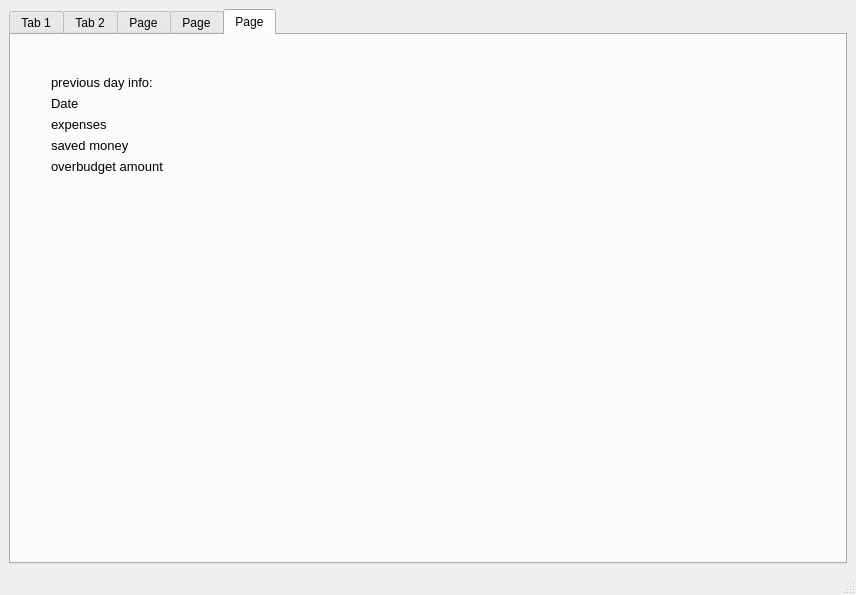
<?xml version="1.0" encoding="UTF-8"?>
<ui version="4.0">
 <class>MainWindow</class>
 <widget class="QMainWindow" name="MainWindow">
  <property name="geometry">
   <rect>
    <x>0</x>
    <y>0</y>
    <width>856</width>
    <height>595</height>
   </rect>
  </property>
  <property name="windowTitle">
   <string>MainWindow</string>
  </property>
  <widget class="QWidget" name="centralwidget">
   <layout class="QHBoxLayout" name="horizontalLayout">
    <item>
     <widget class="QTabWidget" name="tabWidget">
      <property name="currentIndex">
       <number>4</number>
      </property>
      <widget class="QWidget" name="tab">
       <attribute name="title">
        <string>Tab 1</string>
       </attribute>
       <layout class="QVBoxLayout" name="verticalLayout_3">
        <item>
         <layout class="QGridLayout" name="gridLayout">
          <item row="0" column="2">
           <widget class="QPushButton" name="pushButton">
            <property name="text">
             <string>Daily</string>
            </property>
           </widget>
          </item>
          <item row="0" column="1">
           <widget class="QPushButton" name="pushButton_2">
            <property name="text">
             <string>Weekly</string>
            </property>
           </widget>
          </item>
          <item row="0" column="0">
           <widget class="QPushButton" name="pushButton_3">
            <property name="text">
             <string>Monthly</string>
            </property>
           </widget>
          </item>
         </layout>
        </item>
        <item>
         <widget class="QLabel" name="label">
          <property name="font">
           <font>
            <family>MV Boli</family>
            <pointsize>10</pointsize>
           </font>
          </property>
          <property name="text">
           <string>This application is designed for managing your expenses in diffrent perpotions of time : month , week , day. </string>
          </property>
         </widget>
        </item>
        <item>
         <widget class="QLabel" name="label_2">
          <property name="font">
           <font>
            <family>MV Boli</family>
            <pointsize>10</pointsize>
           </font>
          </property>
          <property name="text">
           <string>1- First you can insert you salary and costs in a month and manage the amount of money you spend for each category in a month.</string>
          </property>
         </widget>
        </item>
        <item>
         <widget class="QLabel" name="label_3">
          <property name="font">
           <font>
            <family>MV Boli</family>
            <pointsize>10</pointsize>
           </font>
          </property>
          <property name="text">
           <string>2- In week section you can make smaller goal for your finance based on the plans you made in month section.</string>
          </property>
         </widget>
        </item>
        <item>
         <widget class="QLabel" name="label_4">
          <property name="font">
           <font>
            <family>MV Boli</family>
            <pointsize>10</pointsize>
           </font>
          </property>
          <property name="text">
           <string>3- for making sure that you are in right path you can track your expenses daily</string>
          </property>
         </widget>
        </item>
       </layout>
      </widget>
      <widget class="QWidget" name="tab_2">
       <attribute name="title">
        <string>Tab 2</string>
       </attribute>
       <layout class="QVBoxLayout" name="verticalLayout_2">
        <item>
         <layout class="QGridLayout" name="gridLayout_2">
          <item row="3" column="1">
           <widget class="QLineEdit" name="lineEdit_4"/>
          </item>
          <item row="4" column="1">
           <widget class="QLineEdit" name="lineEdit_5"/>
          </item>
          <item row="5" column="1">
           <widget class="QLineEdit" name="lineEdit_6"/>
          </item>
          <item row="2" column="1">
           <widget class="QLineEdit" name="lineEdit_3"/>
          </item>
          <item row="5" column="0">
           <widget class="QLabel" name="label_10">
            <property name="text">
             <string>Education</string>
            </property>
           </widget>
          </item>
          <item row="0" column="0">
           <widget class="QLabel" name="label_5">
            <property name="text">
             <string>Monthly salary</string>
            </property>
           </widget>
          </item>
          <item row="6" column="1">
           <widget class="QLineEdit" name="lineEdit_7"/>
          </item>
          <item row="7" column="0">
           <widget class="QLabel" name="label_12">
            <property name="text">
             <string>Tax</string>
            </property>
           </widget>
          </item>
          <item row="0" column="1">
           <widget class="QLineEdit" name="lineEdit"/>
          </item>
          <item row="7" column="1">
           <widget class="QLineEdit" name="lineEdit_8"/>
          </item>
          <item row="4" column="0">
           <widget class="QLabel" name="label_9">
            <property name="text">
             <string>Entertainment</string>
            </property>
           </widget>
          </item>
          <item row="6" column="0">
           <widget class="QLabel" name="label_11">
            <property name="text">
             <string>Network</string>
            </property>
           </widget>
          </item>
          <item row="8" column="0">
           <widget class="QLabel" name="label_13">
            <property name="text">
             <string>Accessories</string>
            </property>
           </widget>
          </item>
          <item row="1" column="1">
           <widget class="QLineEdit" name="lineEdit_2"/>
          </item>
          <item row="2" column="0">
           <widget class="QLabel" name="label_7">
            <property name="text">
             <string>Transportation</string>
            </property>
           </widget>
          </item>
          <item row="3" column="0">
           <widget class="QLabel" name="label_8">
            <property name="text">
             <string>Food</string>
            </property>
           </widget>
          </item>
          <item row="1" column="0">
           <widget class="QLabel" name="label_6">
            <property name="text">
             <string>Clothes</string>
            </property>
           </widget>
          </item>
          <item row="9" column="1">
           <widget class="QLineEdit" name="clothesLineEdit"/>
          </item>
          <item row="10" column="0">
           <widget class="QLabel" name="label_14">
            <property name="text">
             <string>Save</string>
            </property>
           </widget>
          </item>
          <item row="10" column="1">
           <widget class="QLineEdit" name="lineEdit_10"/>
          </item>
          <item row="8" column="1">
           <widget class="QLineEdit" name="lineEdit_9"/>
          </item>
          <item row="9" column="0">
           <widget class="QLabel" name="clothesLabel">
            <property name="text">
             <string>Extra</string>
            </property>
           </widget>
          </item>
          <item row="12" column="0">
           <widget class="QLabel" name="label_15">
            <property name="text">
             <string>Total costs</string>
            </property>
           </widget>
          </item>
          <item row="13" column="0">
           <widget class="QLabel" name="label_16">
            <property name="text">
             <string>Weekly expense</string>
            </property>
           </widget>
          </item>
          <item row="11" column="0" colspan="2">
           <widget class="QPushButton" name="pushButton_4">
            <property name="text">
             <string>Submit Expenses</string>
            </property>
           </widget>
          </item>
          <item row="12" column="1">
           <widget class="QLineEdit" name="lineEdit_11"/>
          </item>
          <item row="15" column="0" colspan="2">
           <widget class="QLabel" name="label_18">
            <property name="text">
             <string/>
            </property>
           </widget>
          </item>
          <item row="13" column="1">
           <widget class="QLineEdit" name="lineEdit_12"/>
          </item>
          <item row="14" column="0">
           <widget class="QLabel" name="label_17">
            <property name="text">
             <string>Daily expense</string>
            </property>
           </widget>
          </item>
          <item row="14" column="1">
           <widget class="QLineEdit" name="lineEdit_13"/>
          </item>
         </layout>
        </item>
       </layout>
      </widget>
      <widget class="QWidget" name="tab_3">
       <attribute name="title">
        <string>Page</string>
       </attribute>
       <widget class="QTableWidget" name="tableWidget">
        <property name="geometry">
         <rect>
          <x>80</x>
          <y>0</y>
          <width>641</width>
          <height>331</height>
         </rect>
        </property>
        <row>
         <property name="text">
          <string/>
         </property>
        </row>
        <row>
         <property name="text">
          <string>week1</string>
         </property>
        </row>
        <row>
         <property name="text">
          <string>week2</string>
         </property>
        </row>
        <row>
         <property name="text">
          <string>week3</string>
         </property>
        </row>
        <row>
         <property name="text">
          <string>week4</string>
         </property>
        </row>
        <column>
         <property name="text">
          <string>estimated expense</string>
         </property>
        </column>
        <column>
         <property name="text">
          <string>real expense</string>
         </property>
        </column>
        <column>
         <property name="text">
          <string>overbudget</string>
         </property>
        </column>
       </widget>
      </widget>
      <widget class="QWidget" name="tab_4">
       <attribute name="title">
        <string>Page</string>
       </attribute>
       <widget class="QWidget" name="layoutWidget_3">
        <property name="geometry">
         <rect>
          <x>0</x>
          <y>10</y>
          <width>806</width>
          <height>501</height>
         </rect>
        </property>
        <layout class="QGridLayout" name="gridLayout_3">
         <item row="5" column="0">
          <widget class="QLabel" name="label_19">
           <property name="text">
            <string>Education</string>
           </property>
          </widget>
         </item>
         <item row="0" column="0">
          <widget class="QLabel" name="label_20">
           <property name="text">
            <string>Daily estimated cost</string>
           </property>
          </widget>
         </item>
         <item row="7" column="0">
          <widget class="QLabel" name="label_21">
           <property name="text">
            <string>Tax</string>
           </property>
          </widget>
         </item>
         <item row="4" column="0">
          <widget class="QLabel" name="label_22">
           <property name="text">
            <string>Entertainment</string>
           </property>
          </widget>
         </item>
         <item row="6" column="0">
          <widget class="QLabel" name="label_23">
           <property name="text">
            <string>Network</string>
           </property>
          </widget>
         </item>
         <item row="8" column="0">
          <widget class="QLabel" name="label_24">
           <property name="text">
            <string>Accessories</string>
           </property>
          </widget>
         </item>
         <item row="2" column="0">
          <widget class="QLabel" name="label_25">
           <property name="text">
            <string>Transportation</string>
           </property>
          </widget>
         </item>
         <item row="3" column="0">
          <widget class="QLabel" name="label_26">
           <property name="text">
            <string>Food</string>
           </property>
          </widget>
         </item>
         <item row="1" column="0">
          <widget class="QLabel" name="label_27">
           <property name="text">
            <string>Clothes</string>
           </property>
          </widget>
         </item>
         <item row="12" column="0">
          <widget class="QLabel" name="label_29">
           <property name="text">
            <string>Total costs</string>
           </property>
          </widget>
         </item>
         <item row="9" column="0">
          <widget class="QLabel" name="clothesLabel_2">
           <property name="text">
            <string>Extra</string>
           </property>
          </widget>
         </item>
         <item row="10" column="0">
          <widget class="QLabel" name="label_28">
           <property name="text">
            <string>Save</string>
           </property>
          </widget>
         </item>
         <item row="11" column="0" colspan="3">
          <widget class="QPushButton" name="pushButton_5">
           <property name="text">
            <string>Submit Expenses</string>
           </property>
          </widget>
         </item>
         <item row="13" column="0">
          <widget class="QLabel" name="label_30">
           <property name="text">
            <string>Date</string>
           </property>
          </widget>
         </item>
         <item row="16" column="0" colspan="3">
          <widget class="QLabel" name="label_31">
           <property name="font">
            <font>
             <family>MV Boli</family>
             <pointsize>10</pointsize>
            </font>
           </property>
           <property name="text">
            <string>you can see the results of your one month of tracking your expenses , day by day in next page.</string>
           </property>
          </widget>
         </item>
         <item row="14" column="0">
          <widget class="QLabel" name="label_32">
           <property name="text">
            <string>Satisfaction level</string>
           </property>
          </widget>
         </item>
         <item row="15" column="0">
          <widget class="QLabel" name="label_33">
           <property name="text">
            <string>Overbudget</string>
           </property>
          </widget>
         </item>
         <item row="15" column="1" colspan="2">
          <widget class="QLineEdit" name="lineEdit_27"/>
         </item>
         <item row="13" column="1" colspan="2">
          <widget class="QDateEdit" name="dateEdit"/>
         </item>
         <item row="14" column="1" colspan="2">
          <widget class="QLineEdit" name="lineEdit_26"/>
         </item>
         <item row="12" column="1" colspan="2">
          <widget class="QLineEdit" name="lineEdit_24"/>
         </item>
         <item row="10" column="1" colspan="2">
          <widget class="QLineEdit" name="lineEdit_22"/>
         </item>
         <item row="9" column="1" colspan="2">
          <widget class="QLineEdit" name="clothesLineEdit_2"/>
         </item>
         <item row="8" column="1" colspan="2">
          <widget class="QLineEdit" name="lineEdit_23"/>
         </item>
         <item row="7" column="1" colspan="2">
          <widget class="QLineEdit" name="lineEdit_20"/>
         </item>
         <item row="6" column="1" colspan="2">
          <widget class="QLineEdit" name="lineEdit_18"/>
         </item>
         <item row="5" column="1" colspan="2">
          <widget class="QLineEdit" name="lineEdit_16"/>
         </item>
         <item row="4" column="1" colspan="2">
          <widget class="QLineEdit" name="lineEdit_15"/>
         </item>
         <item row="3" column="1" colspan="2">
          <widget class="QLineEdit" name="lineEdit_14"/>
         </item>
         <item row="2" column="1" colspan="2">
          <widget class="QLineEdit" name="lineEdit_17"/>
         </item>
         <item row="1" column="1" colspan="2">
          <widget class="QLineEdit" name="lineEdit_21"/>
         </item>
         <item row="0" column="1" colspan="2">
          <widget class="QLineEdit" name="lineEdit_19"/>
         </item>
        </layout>
       </widget>
      </widget>
      <widget class="QWidget" name="tab_5">
       <attribute name="title">
        <string>Page</string>
       </attribute>
       <widget class="QWidget" name="formLayoutWidget">
        <property name="geometry">
         <rect>
          <x>40</x>
          <y>40</y>
          <width>591</width>
          <height>411</height>
         </rect>
        </property>
        <layout class="QFormLayout" name="formLayout">
         <item row="0" column="0" colspan="2">
          <widget class="QLabel" name="label_34">
           <property name="font">
            <font>
             <pointsize>10</pointsize>
            </font>
           </property>
           <property name="text">
            <string>previous day info:</string>
           </property>
          </widget>
         </item>
         <item row="1" column="0">
          <widget class="QLabel" name="label_35">
           <property name="font">
            <font>
             <pointsize>10</pointsize>
            </font>
           </property>
           <property name="text">
            <string>Date </string>
           </property>
          </widget>
         </item>
         <item row="1" column="1">
          <widget class="QLabel" name="label_36">
           <property name="font">
            <font>
             <pointsize>10</pointsize>
            </font>
           </property>
           <property name="text">
            <string/>
           </property>
          </widget>
         </item>
         <item row="2" column="0">
          <widget class="QLabel" name="label_37">
           <property name="font">
            <font>
             <pointsize>10</pointsize>
            </font>
           </property>
           <property name="text">
            <string>expenses</string>
           </property>
          </widget>
         </item>
         <item row="2" column="1">
          <widget class="QLabel" name="label_38">
           <property name="font">
            <font>
             <pointsize>10</pointsize>
            </font>
           </property>
           <property name="text">
            <string/>
           </property>
          </widget>
         </item>
         <item row="3" column="0">
          <widget class="QLabel" name="label_39">
           <property name="font">
            <font>
             <pointsize>10</pointsize>
            </font>
           </property>
           <property name="text">
            <string>saved money</string>
           </property>
          </widget>
         </item>
         <item row="3" column="1">
          <widget class="QLabel" name="label_40">
           <property name="font">
            <font>
             <pointsize>10</pointsize>
            </font>
           </property>
           <property name="text">
            <string/>
           </property>
          </widget>
         </item>
         <item row="4" column="0">
          <widget class="QLabel" name="label_41">
           <property name="font">
            <font>
             <pointsize>10</pointsize>
            </font>
           </property>
           <property name="text">
            <string>overbudget amount</string>
           </property>
          </widget>
         </item>
         <item row="4" column="1">
          <widget class="QLabel" name="label_42">
           <property name="font">
            <font>
             <pointsize>10</pointsize>
            </font>
           </property>
           <property name="text">
            <string/>
           </property>
          </widget>
         </item>
         <item row="5" column="0" colspan="2">
          <widget class="QLabel" name="label_43">
           <property name="font">
            <font>
             <pointsize>10</pointsize>
            </font>
           </property>
           <property name="text">
            <string/>
           </property>
          </widget>
         </item>
        </layout>
       </widget>
      </widget>
     </widget>
    </item>
   </layout>
  </widget>
  <widget class="QStatusBar" name="statusbar"/>
 </widget>
 <resources/>
 <connections/>
</ui>
